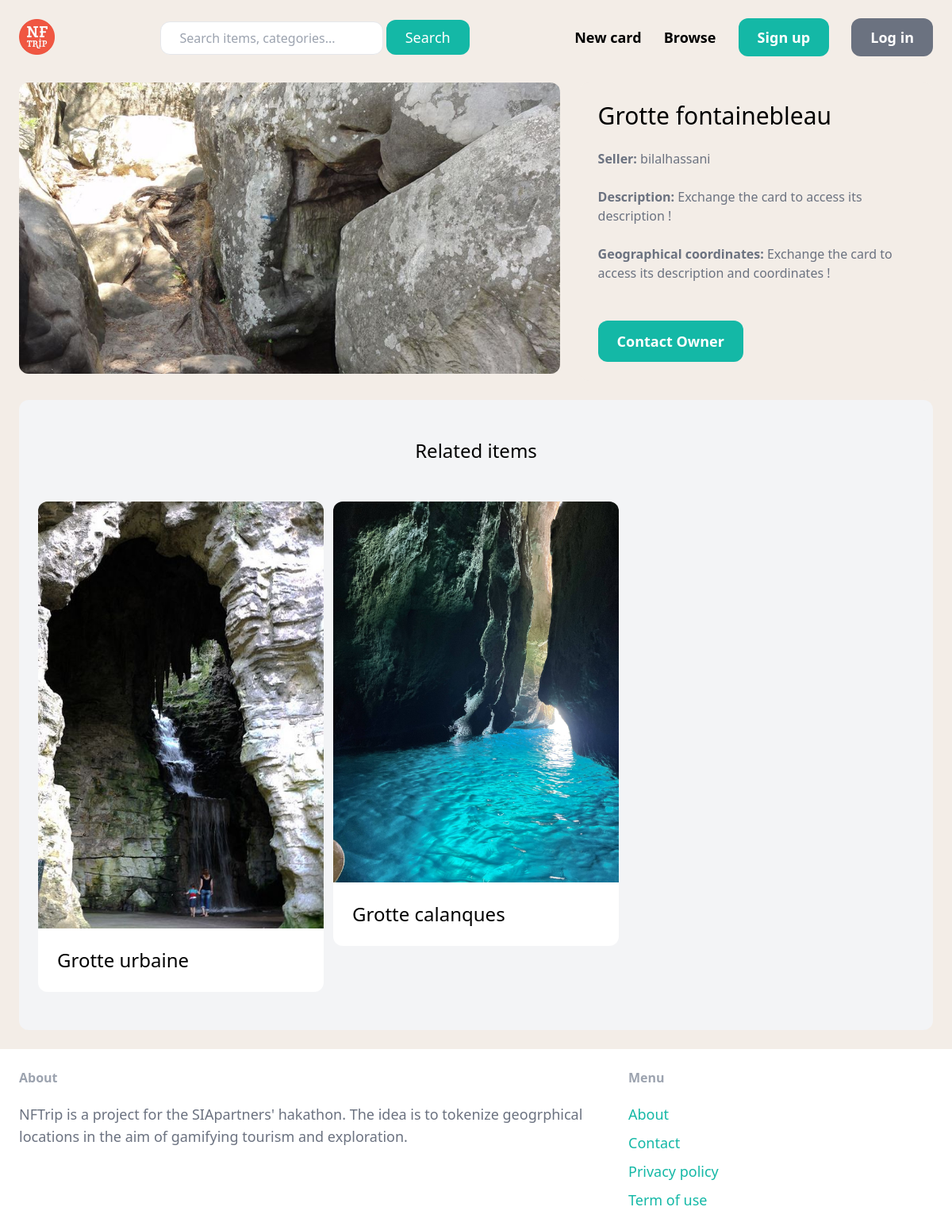
Screenshot of /items/2/ with the database file from the repository.
### item/models.py (models this page shows, shortened)
class Item(models.Model):
    category = models.ForeignKey(Category, related_name='items', on_delete=models.CASCADE)
    name = models.CharField(max_length=255)
    description = models.TextField(blank=True, null=True)
    price = models.FloatField(default=2)
    image = models.ImageField(upload_to='item_images', blank=True, null=True)
    is_sold = models.BooleanField(default=False)
    created_by = models.ForeignKey(User, related_name='items', on_delete=models.CASCADE)
    created_at = models.DateTimeField(auto_now_add=True)
    coordinates = models.CharField(max_length=255)

### item/views.py (the view)
# urls.py: path('<int:pk>/', views.detail, name='detail'),
def detail(request, pk):
    item = get_object_or_404(Item, pk=pk)
    related_items = Item.objects.filter(category=item.category, is_sold=False).exclude(pk=pk)[0:3]
    return render(request, 'item/detail.html', {
        'item': item,
        'related_items': related_items
    })

### item/templates/item/detail.html (shortened to what this page needs)
{% extends 'core/base.html' %}
{% block content %}
<div class="mt-20 grid grid-cols-5 gap-6">
    <div class="col-span-3">
        <img src="{{ item.image.url }}" class="rounded-xl">
    </div>
    <div class="col-span-2 p-6 rounded-xl", style = "background: #f3ede7;">
        <h1 class="mb-6 text-3xl">{{ item.name }}</h1>
        <p class="text-gray-500"><strong>Seller: </strong>{{ item.created_by.username }}</p><br>
        {% if item.description %}
            <p class="text-gray-700">
                {% if request.user == item.created_by %}
                    <p class="text-gray-500"><strong>Description: </strong> {{ item.description }}</p><br>
                    <p class="text-gray-500"><strong>Coordinates: </strong> {{ item.coordinates }}</p><br>
                {% else %}
                    <p class="text-gray-500"><strong>Description: </strong> Exchange the card to access its description !</p><br>
                    <p class="text-gray-500"><strong>Geographical coordinates: </strong> Exchange the card to access its description and coordinates !</p><br>
                {% endif %}
            </p>
        {% endif %}
        {% if request.user == item.created_by %}
            <div class="rounded-xl", style="background: #f3ede7;">
                <a href="{% url 'item:edit' item.id %}" class="inline-block mt-14 px-6 py-1 text-lg font-semibold bg-teal-500 text-white rounded-xl">Edit</a>
                <a href="{% url 'item:delete' item.id %}" class="inline-block mt-14 px-6 py-1 text-lg font-semibold bg-red-500 text-white rounded-xl">Delete</a>
            </div>
        {% else %}
            <a href="{% url 'conversation:new' item.id %}" class="inline-block mt-6 px-6 py-3 text-lg font-semibold bg-teal-500 text-white rounded-xl hover:bg-teal-700">Contact Owner</a>
        {% endif %}
    </div>
</div>
<div class="mt-6 px-6 py-12 bg-gray-100 rounded-xl">
    <h2 class="mb-12 text-2xl text-center">Related items</h2>
    <div class="grid grid-cols-3 gap-3">
        {% for item in related_items %}
            <div>
                <a href="{% url 'item:detail' item.id %}">
                    <div>
                        <img src="{{ item.image.url }}" class="rounded-t-xl">
                    </div>
                    <div class="p-6 bg-white rounded-b-xl">
                        <h2 class="text-2xl">{{ item.name }}</h2>
                    </div>
                </a>
            </div>
        {% endfor %}
    </div>
</div>
{% endblock %}

### rows the page displays
Item: image (picture), name "Grotte fontainebleau", created_by.username "bilalhassani"
Item: image (picture), name "Grotte urbaine"
Item: image (picture), name "Grotte calanques"
